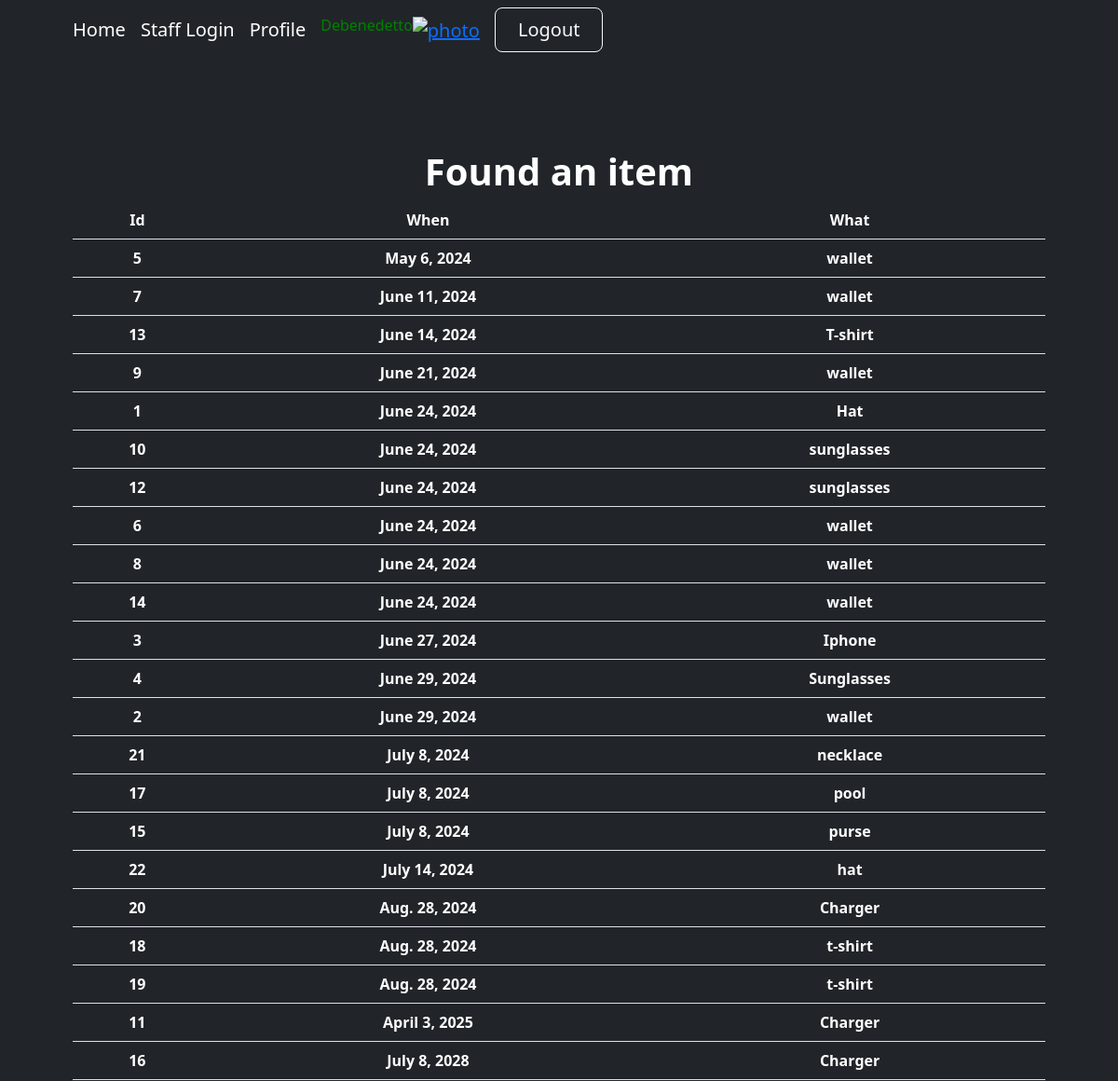
Page /encontrarItem/ (signed in, upper part) on the earlier database version.
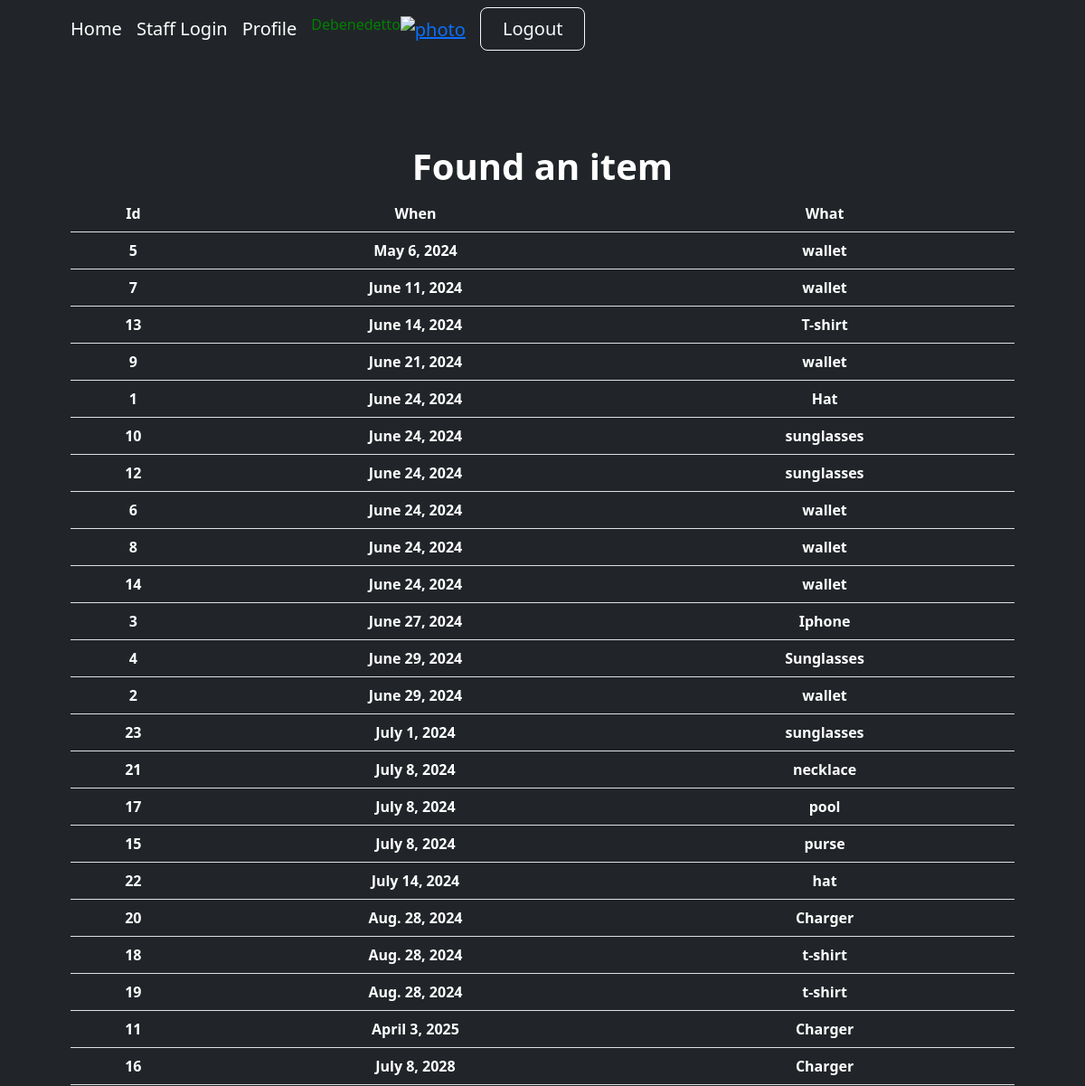
Same page on the later database version.
### busqueda/models.py (models this page shows, shortened)
class Ifound(models.Model):
        LOCATIONS = [
                    ("Lobby", "Lobby"),
                     ("Tonic bar", "Tonic bar"),
                     ("Graze: Breakfast", "Graze: Breakfast"),
                     ("Underwater Observatory", "Underwater Observatory"),
                     ("North end Pool", "North end Pool"),
                     ("Salti: Restaurant", "Salti: Restaurant"),
                     ("Infinity: Restaurant", "Infinity: Restaurant"),
                     ("Kid's club", "Kid's club"),
                     ("Living reef center", "Living reef center"),
                     ("The Shake/Candy shop", "The Shake/Candy shop"),
                     ("Canopy wing: corridor", "Canopy wing: corridor"),
                     ("Driftwood wing: corridor", "Driftwood wing: corridor"),
                     ("Harbour wing: corridor", "Harbour wing: corridor"),
                     ("Transit Lounge", "Transit Lounge"),
                     ("Ferry", "Ferry"),
                     ("South end pool", "South end pool"),
                     ("Water sports", "Water sports"),
                     ("My room", "My room"),
                     ("Lover's Cove", "Lover's Cove"),
                     ("Rain forest walk", "Rain forest walk"),
                     ("Tennis/Basquet court", "Tennis/Basquet court"),
                     ("I don't know", "I don't know"),
    ]
        when = models.DateField(validators=[validate_past_date])
        what = models.CharField(max_length=60)
        where = models.CharField(max_length=60, choices=LOCATIONS, help_text="Select a place where you lost your item")
        color = models.CharField(max_length=50)
        model = models.CharField(max_length=60)
        size = models.CharField(max_length=60)
        description = models.TextField(verbose_name="Description", help_text="Optional: Complete a short description of item", blank=True, null=True)
        photo = models.ImageField(upload_to='found_photos/', blank=True, null=True, help_text='Opcional: load a photo of the item')
        returned_owner = models.BooleanField(default=False)
        class Meta:
            verbose_name = "Found Property"
            verbose_name_plural = "Found Properties"
            ordering = ["when", "what"]

### busqueda/views.py (the view)
# urls.py: path('encontrarItem/', encontrarItem, name="encontrarItem"),
@login_required
def encontrarItem(request):
    if 'buscar' in request.GET:
        patron = request.GET['buscar'].strip()
        if patron:
            queryset = (
                Ifound.objects.filter(what__icontains=patron)
                | Ifound.objects.filter(where__icontains=patron)
                | Ifound.objects.filter(when__icontains=patron)
                | Ifound.objects.filter(color__icontains=patron)
                | Ifound.objects.filter(model__icontains=patron)
                | Ifound.objects.filter(size__icontains=patron)
            ).distinct()
            found = list(queryset)
        else:
            found = Ifound.objects.all()
    else:
        found = Ifound.objects.all()
    contexto = {'found': found}
    return render(request, "busqueda/found.html", contexto)

### busqueda/templates/busqueda/found.html
{% extends "busqueda/index.html" %}
{% block titulo %}
<h1 class="display-10 fw-bolder text-white">Found an item</h1>
{% endblock titulo %}
{% block contenido %}
<table class="table" class="display-10 fw-bolder text-white">
    <thead class="display-10 fw-bolder text-white">
        <tr>
            <th>Id</th>
            <th>When</th>
            <th>What</th>
        </tr>
    </thead>
    <tbody class="display-10 fw-bolder text-white">
    {% for w in found  %}
        <tr class="display-10 fw-bolder text-white">
            <td>{{ w.id }}</td>
            <td>{{ w.when }}</td>
            <td>{{ w.what }}</td>
        </tr>
    {% endfor %}
    </tbody>
</table>
{% endblock contenido %}

Differences in the rows shown:
added Ifound: id "23", when "July 1, 2024", what "sunglasses"
